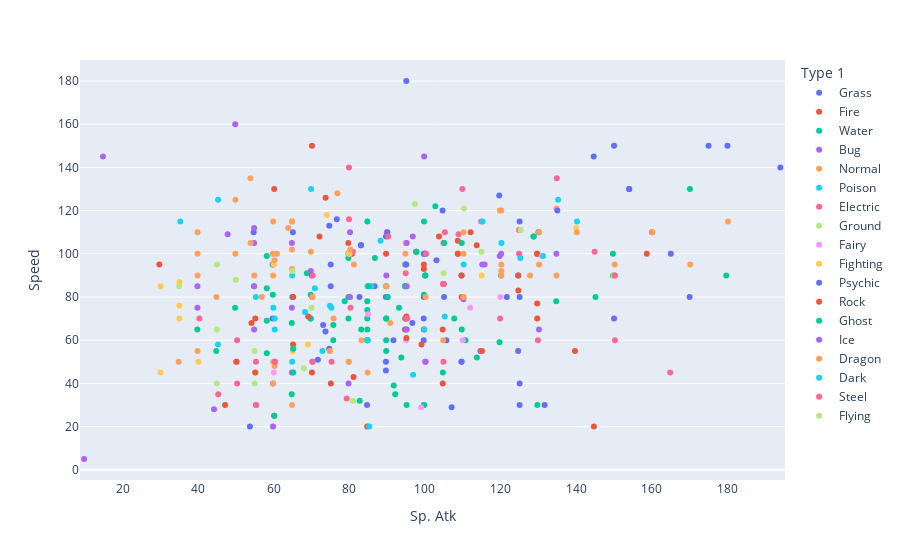

Source (notebook cell):
### Code cell
px.strip(data_frame = df_pokemon[(c1) | (c2) | (c3) | (c4)], ## mas de 95
         x          = "Sp. Atk",
         y         = "Speed",
         hover_data = ["Name"],
         color      = "Type 1")

### Figure 1 — Plotly figure (JSON) as saved in the notebook; plotly's stock layout.template omitted (floating-point values rounded to 4 significant figures)
{"data": [{"alignmentgroup": "True", "boxpoints": "all", "customdata": [["Venusaur"], ["VenusaurMega Venusaur"], ["Vileplume"], ["Victreebel"], ["Exeggutor"], ["Tangela"], ["Meganium"], ["Bellossom"], ["Jumpluff"], ["Sceptile"], ["SceptileMega Sceptile"], ["Shiftry"], ["Breloom"], ["Cacturne"], ["Tropius"], ["Torterra"], ["Roserade"], ["Cherrim"], ["Carnivine"], ["Abomasnow"], ["AbomasnowMega Abomasnow"], ["Tangrowth"], ["Leafeon"], ["ShayminLand Forme"], ["ShayminSky Forme"], ["Serperior"], ["Simisage"], ["Whimsicott"], ["Lilligant"], ["Maractus"], ["Amoonguss"], ["Ferrothorn"], ["Virizion"], ["Chesnaught"], ["Gogoat"]], "fillcolor": "rgba(255,255,255,0)", "hoveron": "points", "hovertemplate": "Type 1=Grass<br>Sp. Atk=%{x}<br>Speed=%{y}<br>Name=%{customdata[0]}<extra></extra>", "legendgroup": "Grass", "line": {"color": "rgba(255,255,255,0)"}, "marker": {"color": "#636efa"}, "name": "Grass", "offsetgroup": "Grass", "orientation": "v", "pointpos": 0, "showlegend": true, "type": "box", "x": [100, 122, 110, 100, 125, 100, 83, 90, 55, 105, 145, 90, 60, 115, 72, 75, 125, 87, 90, 92, 132, 110, 60, 100, 120, 75, 98, 77, 110, 106, 85, 54, 90, 74, 97], "x0": " ", "xaxis": "x", "y": [80, 80, 50, 70, 55, 60, 80, 50, 110, 120, 145, 80, 70, 55, 51, 56, 90, 85, 46, 60, 30, 50, 95, 100, 127, 113, 101, 116, 90, 60, 30, 20, 108, 64, 68], "y0": " ", "yaxis": "y"}, {"alignmentgroup": "True", "boxpoints": "all", "customdata": [["Charizard"], ["CharizardMega Charizard X"], ["CharizardMega Charizard Y"], ["Ninetales"], ["Arcanine"], ["Rapidash"], ["Magmar"], ["Flareon"], ["Moltres"], ["Typhlosion"], ["Entei"], ["Ho-oh"], ["Blaziken"], ["BlazikenMega Blaziken"], ["Camerupt"], ["CameruptMega Camerupt"], ["Torkoal"], ["Infernape"], ["Magmortar"], ["Heatran"], ["Emboar"], ["Simisear"], ["DarmanitanStandard Mode"], ["DarmanitanZen Mode"], ["Heatmor"], ["Delphox"], ["Talonflame"], ["Pyroar"], ["Volcanion"]], "fillcolor": "rgba(255,255,255,0)", "hoveron": "points", "hovertemplate": "Type 1=Fire<br>Sp. Atk=%{x}<br>Speed=%{y}<br>Name=%{customdata[0]}<extra></extra>", "legendgroup": "Fire", "line": {"color": "rgba(255,255,255,0)"}, "marker": {"color": "#EF553B"}, "name": "Fire", "offsetgroup": "Fire", "orientation": "v", "pointpos": 0, "showlegend": true, "type": "box", "x": [109, 130, 159, 81, 100, 80, 100, 95, 125, 109, 90, 110, 110, 130, 105, 145, 85, 104, 125, 130, 100, 98, 30, 140, 105, 114, 74, 109, 130], "x0": " ", "xaxis": "x", "y": [100, 100, 100, 100, 95, 105, 93, 65, 90, 100, 100, 90, 80, 100, 40, 20, 20, 108, 83, 77, 65, 101, 95, 55, 65, 104, 126, 106, 70], "y0": " ", "yaxis": "y"}, {"alignmentgroup": "True", "boxpoints": "all", "customdata": [["Blastoise"], ["BlastoiseMega Blastoise"], ["Golduck"], ["Poliwrath"], ["Tentacruel"], ["Slowbro"], ["SlowbroMega Slowbro"], ["Dewgong"], ["Cloyster"], ["Kingler"], ["Seadra"], ["Seaking"], ["Starmie"], ["Gyarados"], ["GyaradosMega Gyarados"], ["Lapras"], ["Vaporeon"], ["Feraligatr"], ["Lanturn"], ["Politoed"], ["Quagsire"], ["Slowking"], ["Qwilfish"], ["Octillery"], ["Mantine"], ["Kingdra"], ["Suicune"], ["Swampert"], ["SwampertMega Swampert"], ["Ludicolo"], ["Pelipper"], ["Sharpedo"], ["SharpedoMega Sharpedo"], ["Wailord"], ["Whiscash"], ["Crawdaunt"], ["Milotic"], ["Huntail"], ["Gorebyss"], ["Relicanth"], ["Kyogre"], ["KyogrePrimal Kyogre"], ["Empoleon"], ["Floatzel"], ["Gastrodon"], ["Lumineon"], ["Palkia"], ["Phione"], ["Manaphy"], ["Samurott"], ["Simipour"], ["Seismitoad"], ["Basculin"], ["Carracosta"], ["Swanna"], ["Jellicent"], ["Alomomola"], ["KeldeoOrdinary Forme"], ["KeldeoResolute Forme"], ["Greninja"], ["Clawitzer"]], "fillcolor": "rgba(255,255,255,0)", "hoveron": "points", "hovertemplate": "Type 1=Water<br>Sp. Atk=%{x}<br>Speed=%{y}<br>Name=%{customdata[0]}<extra></extra>", "legendgroup": "Water", "line": {"color": "rgba(255,255,255,0)"}, "marker": {"color": "#00cc96"}, "name": "Water", "offsetgroup": "Water", "orientation": "v", "pointpos": 0, "showlegend": true, "type": "box", "x": [85, 135, 95, 70, 80, 100, 130, 70, 85, 50, 95, 65, 100, 60, 70, 85, 110, 79, 76, 90, 65, 100, 55, 105, 80, 95, 90, 85, 95, 90, 85, 95, 110, 90, 76, 90, 100, 94, 114, 45, 150, 180, 111, 85, 92, 69, 150, 80, 100, 108, 98, 85, 80, 83, 87, 85, 40, 129, 129, 103, 120], "x0": " ", "xaxis": "x", "y": [78, 78, 85, 70, 100, 30, 30, 70, 70, 75, 85, 68, 115, 81, 81, 60, 65, 78, 67, 70, 35, 30, 85, 45, 70, 85, 85, 60, 70, 70, 65, 95, 105, 60, 60, 55, 81, 52, 52, 55, 90, 90, 60, 115, 39, 91, 100, 80, 100, 70, 101, 74, 98, 32, 98, 60, 65, 108, 108, 122, 59], "y0": " ", "yaxis": "y"}, {"alignmentgroup": "True", "boxpoints": "all", "customdata": [["BeedrillMega Beedrill"], ["Venomoth"], ["Scyther"], ["Pinsir"], ["PinsirMega Pinsir"], ["Forretress"], ["Scizor"], ["ScizorMega Scizor"], ["Shuckle"], ["Heracross"], ["HeracrossMega Heracross"], ["Ninjask"], ["Vespiquen"], ["Yanmega"], ["Leavanny"], ["Scolipede"], ["Crustle"], ["Escavalier"], ["Galvantula"], ["Accelgor"], ["Durant"], ["Volcarona"], ["Genesect"]], "fillcolor": "rgba(255,255,255,0)", "hoveron": "points", "hovertemplate": "Type 1=Bug<br>Sp. Atk=%{x}<br>Speed=%{y}<br>Name=%{customdata[0]}<extra></extra>", "legendgroup": "Bug", "line": {"color": "rgba(255,255,255,0)"}, "marker": {"color": "#ab63fa"}, "name": "Bug", "offsetgroup": "Bug", "orientation": "v", "pointpos": 0, "showlegend": true, "type": "box", "x": [15, 90, 55, 55, 65, 60, 55, 65, 10, 40, 40, 50, 80, 116, 70, 55, 65, 60, 97, 100, 48, 135, 120], "x0": " ", "xaxis": "x", "y": [145, 90, 105, 85, 105, 40, 65, 75, 5, 85, 75, 160, 40, 95, 92, 112, 45, 20, 108, 145, 109, 100, 99], "y0": " ", "yaxis": "y"}, {"alignmentgroup": "True", "boxpoints": "all", "customdata": [["Pidgeot"], ["PidgeotMega Pidgeot"], ["Fearow"], ["Wigglytuff"], ["Persian"], ["Dodrio"], ["Chansey"], ["Kangaskhan"], ["KangaskhanMega Kangaskhan"], ["Tauros"], ["Snorlax"], ["Noctowl"], ["Girafarig"], ["Ursaring"], ["Porygon2"], ["Stantler"], ["Miltank"], ["Blissey"], ["Swellow"], ["Vigoroth"], ["Slaking"], ["Exploud"], ["Zangoose"], ["Kecleon"], ["Staraptor"], ["Ambipom"], ["Lopunny"], ["LopunnyMega Lopunny"], ["Purugly"], ["Lickilicky"], ["Porygon-Z"], ["Regigigas"], ["Arceus"], ["Stoutland"], ["Unfezant"], ["Audino"], ["AudinoMega Audino"], ["Cinccino"], ["Sawsbuck"], ["Bouffalant"], ["Braviary"], ["MeloettaAria Forme"], ["MeloettaPirouette Forme"], ["Furfrou"]], "fillcolor": "rgba(255,255,255,0)", "hoveron": "points", "hovertemplate": "Type 1=Normal<br>Sp. Atk=%{x}<br>Speed=%{y}<br>Name=%{customdata[0]}<extra></extra>", "legendgroup": "Normal", "line": {"color": "rgba(255,255,255,0)"}, "marker": {"color": "#FFA15A"}, "name": "Normal", "offsetgroup": "Normal", "orientation": "v", "pointpos": 0, "showlegend": true, "type": "box", "x": [70, 135, 61, 85, 65, 60, 35, 40, 60, 40, 65, 76, 90, 75, 105, 85, 40, 75, 50, 55, 95, 91, 60, 60, 50, 60, 54, 54, 64, 80, 135, 80, 120, 45, 65, 60, 80, 65, 60, 40, 57, 128, 77, 65], "x0": " ", "xaxis": "x", "y": [101, 121, 100, 45, 115, 100, 50, 90, 100, 110, 30, 70, 85, 55, 60, 85, 100, 55, 125, 90, 100, 68, 90, 40, 100, 115, 105, 135, 112, 50, 90, 100, 120, 80, 93, 50, 50, 115, 95, 55, 80, 90, 128, 102], "y0": " ", "yaxis": "y"}, {"alignmentgroup": "True", "boxpoints": "all", "customdata": [["Arbok"], ["Nidoqueen"], ["Nidoking"], ["Golbat"], ["Muk"], ["Weezing"], ["Crobat"], ["Swalot"], ["Seviper"], ["Skuntank"], ["Drapion"], ["Toxicroak"], ["Garbodor"], ["Dragalge"]], "fillcolor": "rgba(255,255,255,0)", "hoveron": "points", "hovertemplate": "Type 1=Poison<br>Sp. Atk=%{x}<br>Speed=%{y}<br>Name=%{customdata[0]}<extra></extra>", "legendgroup": "Poison", "line": {"color": "rgba(255,255,255,0)"}, "marker": {"color": "#19d3f3"}, "name": "Poison", "offsetgroup": "Poison", "orientation": "v", "pointpos": 0, "showlegend": true, "type": "box", "x": [65, 75, 85, 65, 65, 85, 70, 73, 100, 71, 60, 86, 60, 97], "x0": " ", "xaxis": "x", "y": [80, 76, 85, 90, 50, 60, 130, 55, 65, 84, 95, 85, 75, 44], "y0": " ", "yaxis": "y"}, {"alignmentgroup": "True", "boxpoints": "all", "customdata": [["Raichu"], ["Magneton"], ["Electrode"], ["Electabuzz"], ["Jolteon"], ["Zapdos"], ["Ampharos"], ["AmpharosMega Ampharos"], ["Raikou"], ["Manectric"], ["ManectricMega Manectric"], ["Luxray"], ["Magnezone"], ["Electivire"], ["Rotom"], ["RotomHeat Rotom"], ["RotomWash Rotom"], ["RotomFrost Rotom"], ["RotomFan Rotom"], ["RotomMow Rotom"], ["Zebstrika"], ["Eelektross"], ["ThundurusIncarnate Forme"], ["ThundurusTherian Forme"], ["Heliolisk"], ["Dedenne"]], "fillcolor": "rgba(255,255,255,0)", "hoveron": "points", "hovertemplate": "Type 1=Electric<br>Sp. Atk=%{x}<br>Speed=%{y}<br>Name=%{customdata[0]}<extra></extra>", "legendgroup": "Electric", "line": {"color": "rgba(255,255,255,0)"}, "marker": {"color": "#FF6692"}, "name": "Electric", "offsetgroup": "Electric", "orientation": "v", "pointpos": 0, "showlegend": true, "type": "box", "x": [90, 120, 80, 95, 110, 125, 115, 165, 115, 105, 135, 95, 130, 95, 95, 105, 105, 105, 105, 105, 80, 105, 125, 145, 109, 81], "x0": " ", "xaxis": "x", "y": [110, 70, 140, 105, 130, 100, 55, 45, 115, 105, 135, 70, 60, 95, 91, 86, 86, 86, 86, 86, 116, 50, 111, 101, 109, 101], "y0": " ", "yaxis": "y"}, {"alignmentgroup": "True", "boxpoints": "all", "customdata": [["Sandslash"], ["Rhydon"], ["Gligar"], ["Donphan"], ["Flygon"], ["Claydol"], ["Groudon"], ["GroudonPrimal Groudon"], ["Hippowdon"], ["Rhyperior"], ["Gliscor"], ["Excadrill"], ["Krookodile"], ["Stunfisk"], ["Golurk"], ["LandorusIncarnate Forme"], ["LandorusTherian Forme"]], "fillcolor": "rgba(255,255,255,0)", "hoveron": "points", "hovertemplate": "Type 1=Ground<br>Sp. Atk=%{x}<br>Speed=%{y}<br>Name=%{customdata[0]}<extra></extra>", "legendgroup": "Ground", "line": {"color": "rgba(255,255,255,0)"}, "marker": {"color": "#B6E880"}, "name": "Ground", "offsetgroup": "Ground", "orientation": "v", "pointpos": 0, "showlegend": true, "type": "box", "x": [45, 45, 35, 60, 80, 70, 100, 150, 68, 55, 45, 50, 65, 81, 55, 115, 105], "x0": " ", "xaxis": "x", "y": [65, 40, 85, 50, 100, 75, 90, 90, 47, 40, 95, 88, 92, 32, 55, 101, 91], "y0": " ", "yaxis": "y"}, {"alignmentgroup": "True", "boxpoints": "all", "customdata": [["Clefable"], ["Granbull"], ["Togekiss"], ["Florges"], ["Aromatisse"], ["Slurpuff"], ["Sylveon"], ["Xerneas"]], "fillcolor": "rgba(255,255,255,0)", "hoveron": "points", "hovertemplate": "Type 1=Fairy<br>Sp. Atk=%{x}<br>Speed=%{y}<br>Name=%{customdata[0]}<extra></extra>", "legendgroup": "Fairy", "line": {"color": "rgba(255,255,255,0)"}, "marker": {"color": "#FF97FF"}, "name": "Fairy", "offsetgroup": "Fairy", "orientation": "v", "pointpos": 0, "showlegend": true, "type": "box", "x": [95, 60, 120, 112, 99, 85, 110, 131], "x0": " ", "xaxis": "x", "y": [60, 45, 80, 75, 29, 72, 60, 99], "y0": " ", "yaxis": "y"}, {"alignmentgroup": "True", "boxpoints": "all", "customdata": [["Primeape"], ["Machamp"], ["Hitmonlee"], ["Hitmonchan"], ["Hitmontop"], ["Hariyama"], ["MedichamMega Medicham"], ["Lucario"], ["LucarioMega Lucario"], ["Conkeldurr"], ["Throh"], ["Sawk"], ["Mienshao"], ["Pangoro"], ["Hawlucha"]], "fillcolor": "rgba(255,255,255,0)", "hoveron": "points", "hovertemplate": "Type 1=Fighting<br>Sp. Atk=%{x}<br>Speed=%{y}<br>Name=%{customdata[0]}<extra></extra>", "legendgroup": "Fighting", "line": {"color": "rgba(255,255,255,0)"}, "marker": {"color": "#FECB52"}, "name": "Fighting", "offsetgroup": "Fighting", "orientation": "v", "pointpos": 0, "showlegend": true, "type": "box", "x": [60, 65, 35, 35, 35, 40, 80, 115, 140, 55, 30, 30, 95, 69, 74], "x0": " ", "xaxis": "x", "y": [95, 55, 87, 76, 70, 50, 100, 90, 112, 45, 45, 85, 105, 58, 118], "y0": " ", "yaxis": "y"}, {"alignmentgroup": "True", "boxpoints": "all", "customdata": [["Alakazam"], ["AlakazamMega Alakazam"], ["Hypno"], ["Mr. Mime"], ["Mewtwo"], ["MewtwoMega Mewtwo X"], ["MewtwoMega Mewtwo Y"], ["Mew"], ["Xatu"], ["Espeon"], ["Lugia"], ["Celebi"], ["Gardevoir"], ["GardevoirMega Gardevoir"], ["Grumpig"], ["DeoxysNormal Forme"], ["DeoxysAttack Forme"], ["DeoxysDefense Forme"], ["DeoxysSpeed Forme"], ["Gallade"], ["GalladeMega Gallade"], ["Uxie"], ["Mesprit"], ["Azelf"], ["Cresselia"], ["Victini"], ["Musharna"], ["Sigilyph"], ["Gothitelle"], ["Reuniclus"], ["Beheeyem"], ["MeowsticMale"], ["MeowsticFemale"], ["HoopaHoopa Confined"], ["HoopaHoopa Unbound"]], "fillcolor": "rgba(255,255,255,0)", "hoveron": "points", "hovertemplate": "Type 1=Psychic<br>Sp. Atk=%{x}<br>Speed=%{y}<br>Name=%{customdata[0]}<extra></extra>", "legendgroup": "Psychic", "line": {"color": "rgba(255,255,255,0)"}, "marker": {"color": "#636efa"}, "name": "Psychic", "offsetgroup": "Psychic", "orientation": "v", "pointpos": 0, "showlegend": true, "type": "box", "x": [135, 175, 73, 100, 154, 154, 194, 100, 95, 130, 90, 100, 125, 165, 90, 150, 180, 70, 95, 65, 65, 75, 105, 125, 75, 100, 107, 103, 95, 125, 125, 83, 83, 150, 170], "x0": " ", "xaxis": "x", "y": [120, 150, 67, 90, 130, 130, 140, 100, 95, 110, 110, 100, 80, 100, 80, 150, 150, 90, 180, 80, 110, 95, 80, 115, 85, 100, 29, 97, 65, 30, 40, 104, 104, 70, 80], "y0": " ", "yaxis": "y"}, {"alignmentgroup": "True", "boxpoints": "all", "customdata": [["Golem"], ["Omastar"], ["Kabutops"], ["Aerodactyl"], ["AerodactylMega Aerodactyl"], ["Tyranitar"], ["TyranitarMega Tyranitar"], ["Lunatone"], ["Solrock"], ["Cradily"], ["Armaldo"], ["Regirock"], ["Rampardos"], ["Bastiodon"], ["Probopass"], ["Gigalith"], ["Archeops"], ["Terrakion"], ["Barbaracle"], ["Tyrantrum"], ["Aurorus"], ["Carbink"], ["Diancie"], ["DiancieMega Diancie"]], "fillcolor": "rgba(255,255,255,0)", "hoveron": "points", "hovertemplate": "Type 1=Rock<br>Sp. Atk=%{x}<br>Speed=%{y}<br>Name=%{customdata[0]}<extra></extra>", "legendgroup": "Rock", "line": {"color": "rgba(255,255,255,0)"}, "marker": {"color": "#EF553B"}, "name": "Rock", "offsetgroup": "Rock", "orientation": "v", "pointpos": 0, "showlegend": true, "type": "box", "x": [55, 115, 65, 60, 70, 95, 95, 95, 55, 81, 70, 50, 65, 47, 75, 60, 112, 72, 54, 69, 99, 50, 100, 160], "x0": " ", "xaxis": "x", "y": [45, 55, 80, 130, 150, 61, 71, 70, 70, 43, 45, 50, 58, 30, 40, 25, 110, 108, 68, 71, 58, 50, 50, 110], "y0": " ", "yaxis": "y"}, {"alignmentgroup": "True", "boxpoints": "all", "customdata": [["Gengar"], ["GengarMega Gengar"], ["Misdreavus"], ["Banette"], ["BanetteMega Banette"], ["Dusclops"], ["Drifblim"], ["Mismagius"], ["Spiritomb"], ["Dusknoir"], ["GiratinaAltered Forme"], ["GiratinaOrigin Forme"], ["Cofagrigus"], ["Chandelure"], ["Trevenant"], ["GourgeistAverage Size"], ["GourgeistSmall Size"], ["GourgeistLarge Size"], ["GourgeistSuper Size"]], "fillcolor": "rgba(255,255,255,0)", "hoveron": "points", "hovertemplate": "Type 1=Ghost<br>Sp. Atk=%{x}<br>Speed=%{y}<br>Name=%{customdata[0]}<extra></extra>", "legendgroup": "Ghost", "line": {"color": "rgba(255,255,255,0)"}, "marker": {"color": "#00cc96"}, "name": "Ghost", "offsetgroup": "Ghost", "orientation": "v", "pointpos": 0, "showlegend": true, "type": "box", "x": [130, 170, 85, 83, 93, 60, 90, 105, 92, 65, 100, 120, 95, 145, 65, 58, 58, 58, 58], "x0": " ", "xaxis": "x", "y": [110, 130, 85, 65, 75, 25, 80, 105, 35, 45, 90, 90, 30, 80, 56, 84, 99, 69, 54], "y0": " ", "yaxis": "y"}, {"alignmentgroup": "True", "boxpoints": "all", "customdata": [["Jynx"], ["Articuno"], ["Piloswine"], ["Glalie"], ["GlalieMega Glalie"], ["Walrein"], ["Regice"], ["Glaceon"], ["Mamoswine"], ["Froslass"], ["Vanilluxe"], ["Beartic"], ["Cryogonal"], ["Avalugg"]], "fillcolor": "rgba(255,255,255,0)", "hoveron": "points", "hovertemplate": "Type 1=Ice<br>Sp. Atk=%{x}<br>Speed=%{y}<br>Name=%{customdata[0]}<extra></extra>", "legendgroup": "Ice", "line": {"color": "rgba(255,255,255,0)"}, "marker": {"color": "#ab63fa"}, "name": "Ice", "offsetgroup": "Ice", "orientation": "v", "pointpos": 0, "showlegend": true, "type": "box", "x": [115, 95, 60, 80, 120, 95, 100, 130, 70, 80, 110, 70, 95, 44], "x0": " ", "xaxis": "x", "y": [95, 85, 50, 80, 100, 65, 50, 65, 80, 110, 79, 50, 105, 28], "y0": " ", "yaxis": "y"}, {"alignmentgroup": "True", "boxpoints": "all", "customdata": [["Dragonite"], ["Altaria"], ["AltariaMega Altaria"], ["Salamence"], ["SalamenceMega Salamence"], ["Latias"], ["LatiasMega Latias"], ["Latios"], ["LatiosMega Latios"], ["Rayquaza"], ["RayquazaMega Rayquaza"], ["Garchomp"], ["GarchompMega Garchomp"], ["Haxorus"], ["Druddigon"], ["Reshiram"], ["Zekrom"], ["Kyurem"], ["KyuremBlack Kyurem"], ["KyuremWhite Kyurem"], ["Sliggoo"], ["Goodra"], ["Zygarde50% Forme"]], "fillcolor": "rgba(255,255,255,0)", "hoveron": "points", "hovertemplate": "Type 1=Dragon<br>Sp. Atk=%{x}<br>Speed=%{y}<br>Name=%{customdata[0]}<extra></extra>", "legendgroup": "Dragon", "line": {"color": "rgba(255,255,255,0)"}, "marker": {"color": "#FFA15A"}, "name": "Dragon", "offsetgroup": "Dragon", "orientation": "v", "pointpos": 0, "showlegend": true, "type": "box", "x": [100, 70, 110, 110, 120, 110, 140, 130, 160, 150, 180, 80, 120, 60, 60, 150, 120, 130, 120, 170, 83, 110, 81], "x0": " ", "xaxis": "x", "y": [80, 80, 80, 100, 120, 110, 110, 110, 110, 95, 115, 102, 92, 97, 48, 90, 90, 95, 95, 95, 60, 80, 95], "y0": " ", "yaxis": "y"}, {"alignmentgroup": "True", "boxpoints": "all", "customdata": [["Umbreon"], ["Sneasel"], ["Houndoom"], ["HoundoomMega Houndoom"], ["SableyeMega Sableye"], ["Absol"], ["AbsolMega Absol"], ["Honchkrow"], ["Weavile"], ["Darkrai"], ["Liepard"], ["Scrafty"], ["Zoroark"], ["Bisharp"], ["Mandibuzz"], ["Hydreigon"], ["Malamar"], ["Yveltal"]], "fillcolor": "rgba(255,255,255,0)", "hoveron": "points", "hovertemplate": "Type 1=Dark<br>Sp. Atk=%{x}<br>Speed=%{y}<br>Name=%{customdata[0]}<extra></extra>", "legendgroup": "Dark", "line": {"color": "rgba(255,255,255,0)"}, "marker": {"color": "#19d3f3"}, "name": "Dark", "offsetgroup": "Dark", "orientation": "v", "pointpos": 0, "showlegend": true, "type": "box", "x": [60, 35, 110, 140, 85, 75, 115, 105, 45, 135, 88, 45, 120, 60, 55, 125, 68, 131], "x0": " ", "xaxis": "x", "y": [65, 115, 95, 115, 20, 75, 115, 71, 125, 125, 106, 58, 105, 70, 80, 98, 73, 99], "y0": " ", "yaxis": "y"}, {"alignmentgroup": "True", "boxpoints": "all", "customdata": [["Steelix"], ["SteelixMega Steelix"], ["Skarmory"], ["MawileMega Mawile"], ["Lairon"], ["Aggron"], ["AggronMega Aggron"], ["Metagross"], ["MetagrossMega Metagross"], ["Registeel"], ["Jirachi"], ["Bronzong"], ["Dialga"], ["Klang"], ["Klinklang"], ["Cobalion"], ["Doublade"], ["AegislashBlade Forme"], ["AegislashShield Forme"], ["Klefki"]], "fillcolor": "rgba(255,255,255,0)", "hoveron": "points", "hovertemplate": "Type 1=Steel<br>Sp. Atk=%{x}<br>Speed=%{y}<br>Name=%{customdata[0]}<extra></extra>", "legendgroup": "Steel", "line": {"color": "rgba(255,255,255,0)"}, "marker": {"color": "#FF6692"}, "name": "Steel", "offsetgroup": "Steel", "orientation": "v", "pointpos": 0, "showlegend": true, "type": "box", "x": [55, 55, 40, 55, 50, 60, 60, 95, 105, 75, 100, 79, 150, 70, 70, 90, 45, 150, 50, 80], "x0": " ", "xaxis": "x", "y": [30, 30, 70, 50, 40, 50, 50, 70, 110, 50, 100, 33, 90, 50, 90, 108, 35, 60, 60, 75], "y0": " ", "yaxis": "y"}, {"alignmentgroup": "True", "boxpoints": "all", "customdata": [["TornadusIncarnate Forme"], ["TornadusTherian Forme"], ["Noivern"]], "fillcolor": "rgba(255,255,255,0)", "hoveron": "points", "hovertemplate": "Type 1=Flying<br>Sp. Atk=%{x}<br>Speed=%{y}<br>Name=%{customdata[0]}<extra></extra>", "legendgroup": "Flying", "line": {"color": "rgba(255,255,255,0)"}, "marker": {"color": "#B6E880"}, "name": "Flying", "offsetgroup": "Flying", "orientation": "v", "pointpos": 0, "showlegend": true, "type": "box", "x": [125, 110, 97], "x0": " ", "xaxis": "x", "y": [111, 121, 123], "y0": " ", "yaxis": "y"}], "layout": {"boxmode": "group", "legend": {"title": {"text": "Type 1"}, "tracegroupgap": 0}, "margin": {"t": 60}, "xaxis": {"anchor": "y", "domain": [0, 1], "title": {"text": "Sp. Atk"}}, "yaxis": {"anchor": "x", "domain": [0, 1], "title": {"text": "Speed"}}}}
